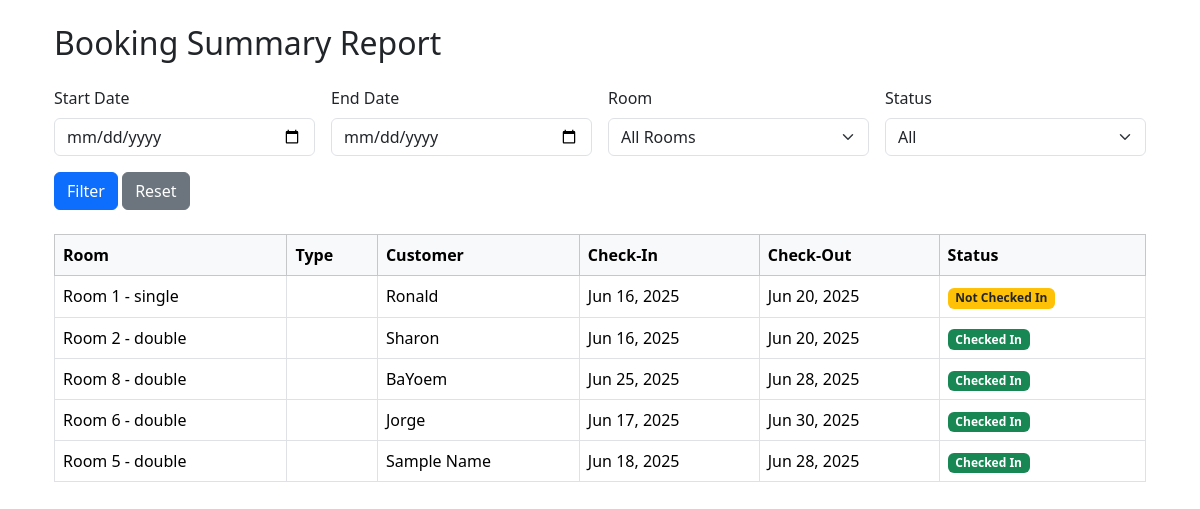
Page /reports/booking-summary/ (signed in) on the committed database.
### hotel/models.py (models this page shows, shortened)
class Booking(models.Model):
    customer_name = models.CharField(max_length=100)
    contact = models.CharField(max_length=100, default='N/A', blank=True)
    room = models.ForeignKey(Room, on_delete=models.CASCADE)
    check_in = models.DateField()
    check_out = models.DateField()
    is_checked_in = models.BooleanField(default=False)

class Room(models.Model):
    ROOM_TYPES = (
        ('single', 'Single'),
        ('double', 'Double'),
        ('suite', 'Suite'),
    )
    number = models.CharField(max_length=10, unique=True)
    type = models.CharField(max_length=10, choices=ROOM_TYPES)
    price = models.DecimalField(max_digits=8, decimal_places=2)
    is_available = models.BooleanField(default=True)
    def __str__(self):
        return f'Room {self.number} - {self.type}'

### hotel/views.py (the view)
# urls.py: path('reports/booking-summary/', views.booking_summary, name='booking_summary'),
@login_required
def booking_summary(request):
    start_date = request.GET.get('start_date')
    end_date = request.GET.get('end_date')
    status = request.GET.get('status')
    room_id = request.GET.get('room')
    bookings = Booking.objects.select_related('room').all()
    if start_date:
        bookings = bookings.filter(check_in__gte=start_date)
    if end_date:
        bookings = bookings.filter(check_out__lte=end_date)
    if status == 'checked_in':
        bookings = bookings.filter(is_checked_in=True)
    elif status == 'not_checked_in':
        bookings = bookings.filter(is_checked_in=False)
    if room_id:
        bookings = bookings.filter(room__id=room_id)
    rooms = Room.objects.all()
    return render(request, 'hotel/booking_summary.html', {
        'bookings': bookings,
        'rooms': rooms,
        'start_date': start_date,
        'end_date': end_date,
        'status': status,
        'room_id': room_id,
    })

### hotel/templates/hotel/booking_summary.html (shortened to what this page needs)
{% extends 'hotel/base.html' %}
{% load static %}
{% block content %}
<div class="container mt-4">
    <h2 class="mb-4">Booking Summary Report</h2>
    <form method="get" class="row g-3 mb-4">
        <div class="col-md-3">
            <label class="form-label">Start Date</label>
            <input type="date" class="form-control" name="start_date" value="{{ start_date }}">
        </div>
        <div class="col-md-3">
            <label class="form-label">End Date</label>
            <input type="date" class="form-control" name="end_date" value="{{ end_date }}">
        </div>
        <div class="col-md-3">
            <label class="form-label">Room</label>
            <select class="form-select" name="room">
                <option value="">All Rooms</option>
            </select>
        </div>
        <div class="col-md-3">
            <label class="form-label">Status</label>
            <select class="form-select" name="status">
                <option value="">All</option>
            </select>
        </div>
        <div class="col-12">
            <button type="submit" class="btn btn-primary">Filter</button>
            <a href="{% url 'booking_summary' %}" class="btn btn-secondary">Reset</a>
        </div>
    </form>
    <div class="table-responsive">
        <table class="table table-bordered table-hover align-middle">
            <thead class="table-light">
                <tr>
                    <th>Room</th>
                    <th>Type</th>
                    <th>Customer</th>
                    <th>Check-In</th>
                    <th>Check-Out</th>
                    <th>Status</th>
                </tr>
            </thead>
            <tbody>
                {% for booking in bookings %}
                    <tr>
                        <td>{{ booking.room }}</td>
                        <td>{{ booking.room.room_type }}</td>
                        <td>{{ booking.customer_name }}</td>
                        <td>{{ booking.check_in|date:"M d, Y" }}</td>
                        <td>{{ booking.check_out|date:"M d, Y" }}</td>
                        <td>
                            {% if booking.is_checked_in %}
                                <span class="badge bg-success">Checked In</span>
                            {% else %}
                                <span class="badge bg-warning text-dark">Not Checked In</span>
                            {% endif %}
                        </td>
                    </tr>
                {% empty %}
                    <tr>
                        <td colspan="6" class="text-center text-muted">No bookings found for the selected criteria.</td>
                    </tr>
                {% endfor %}
            </tbody>
        </table>
    </div>
</div>
{% endblock %}

### rows in the picture
Booking: room "Room 1 - single", customer_name "Ronald", check_in "Jun 16, 2025", check_out "Jun 20, 2025", is_checked_in "Not Checked In"
Booking: room "Room 2 - double", customer_name "Sharon", check_in "Jun 16, 2025", check_out "Jun 20, 2025", is_checked_in "Checked In"
Booking: room "Room 8 - double", customer_name "BaYoem", check_in "Jun 25, 2025", check_out "Jun 28, 2025", is_checked_in "Checked In"
Booking: room "Room 6 - double", customer_name "Jorge", check_in "Jun 17, 2025", check_out "Jun 30, 2025", is_checked_in "Checked In"
Booking: room "Room 5 - double", customer_name "Sample Name", check_in "Jun 18, 2025", check_out "Jun 28, 2025", is_checked_in "Checked In"
